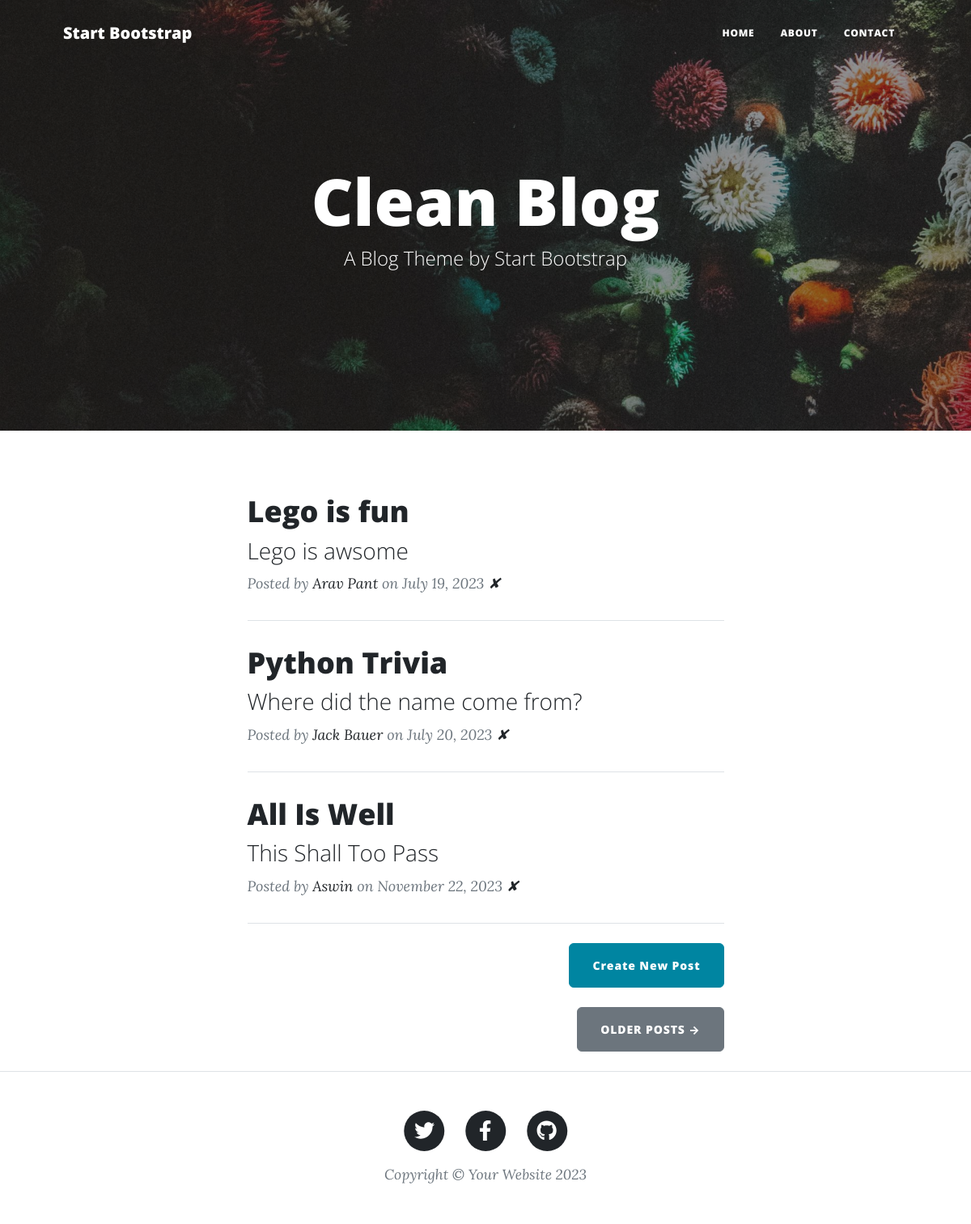
The page / on the database its author committed.
### main.py (models this page shows)
class BlogPost(db.Model):
    id = db.Column(db.Integer, primary_key=True)
    title = db.Column(db.String(250), unique=True, nullable=False)
    subtitle = db.Column(db.String(250), nullable=False)
    date = db.Column(db.String(250), nullable=False)
    body = db.Column(db.Text, nullable=False)
    author = db.Column(db.String(250), nullable=False)
    img_url = db.Column(db.String(250), nullable=False)

### main.py (the view)
@app.route('/')
def get_all_posts():
    result = db.session.execute(db.select(BlogPost))
    posts = result.scalars().all()
    return render_template("index.html", all_posts=posts)

### templates/index.html
{% include "header.html" %}
<header
  class="masthead"
  style="background-image: url('../static/assets/img/home-bg.jpg')"
>
  <div class="container position-relative px-4 px-lg-5">
    <div class="row gx-4 gx-lg-5 justify-content-center">
      <div class="col-md-10 col-lg-8 col-xl-7">
        <div class="site-heading">
          <h1>Clean Blog</h1>
          <span class="subheading">A Blog Theme by Start Bootstrap</span>
        </div>
      </div>
    </div>
  </div>
</header>
<div class="container px-4 px-lg-5">
  <div class="row gx-4 gx-lg-5 justify-content-center">
    <div class="col-md-10 col-lg-8 col-xl-7">
      {% for post in all_posts %}
      <div class="post-preview">
        <a href="{{ url_for('show_post', post_id=post.id) }}">
          <h2 class="post-title">{{ post.title }}</h2>
          <h3 class="post-subtitle">{{ post.subtitle }}</h3>
        </a>
        <p class="post-meta">
          Posted by
          <a href="#">{{post.author}}</a>
          on {{post.date}}
          <a href="{{url_for('delete_post', post_id=post.id) }}">✘</a>
        </p>
      </div>
      <hr class="my-4" />
      {% endfor %}
      <div class="d-flex justify-content-end mb-4">
        <a
          class="btn btn-primary float-right"
          href="{{url_for('add_new_post')}}"
          >Create New Post</a
        >
      </div>
      <div class="d-flex justify-content-end mb-4">
        <a class="btn btn-secondary text-uppercase" href="#!">Older Posts →</a>
      </div>
    </div>
  </div>
</div>
{% include "footer.html" %}

### templates/header.html (shortened to what this page needs)
<!DOCTYPE html>
<html lang="en">
  <head>
    {% block styles %}
    {{ bootstrap.load_css() }}
    <link
      href="{{ url_for('static', filename='css/styles.css') }}"
      rel="stylesheet"
    />
    {% endblock %}
  </head>
  <body>
    <nav class="navbar navbar-expand-lg navbar-light" id="mainNav">
      <div class="container px-4 px-lg-5">
        <a class="navbar-brand" href="/">Start Bootstrap</a>
        <div class="collapse navbar-collapse" id="navbarResponsive">
          <ul class="navbar-nav ms-auto py-4 py-lg-0">
            <li class="nav-item">
              <a
                class="nav-link px-lg-3 py-3 py-lg-4"
                href="{{ url_for('get_all_posts') }}"
                >Home</a
              >
            </li>
            <li class="nav-item">
              <a
                class="nav-link px-lg-3 py-3 py-lg-4"
                href="{{ url_for('about') }}"
                >About</a
              >
            </li>
            <li class="nav-item">
              <a
                class="nav-link px-lg-3 py-3 py-lg-4"
                href="{{ url_for('contact') }}"
                >Contact</a
              >
            </li>
          </ul>
        </div>
      </div>
    </nav>

### templates/footer.html (shortened to what this page needs)
        <footer class="border-top">
          <div class="container px-4 px-lg-5">
              <div class="row gx-4 gx-lg-5 justify-content-center">
                  <div class="col-md-10 col-lg-8 col-xl-7">
                      <ul class="list-inline text-center">
                          <li class="list-inline-item">
                              <a href="#!">
                                  <span class="fa-stack fa-lg">
                                      <i class="fas fa-circle fa-stack-2x"></i>
                                      <i class="fab fa-twitter fa-stack-1x fa-inverse"></i>
                                  </span>
                              </a>
                          </li>
                          <li class="list-inline-item">
                              <a href="#!">
                                  <span class="fa-stack fa-lg">
                                      <i class="fas fa-circle fa-stack-2x"></i>
                                      <i class="fab fa-facebook-f fa-stack-1x fa-inverse"></i>
                                  </span>
                              </a>
                          </li>
                          <li class="list-inline-item">
                              <a href="#!">
                                  <span class="fa-stack fa-lg">
                                      <i class="fas fa-circle fa-stack-2x"></i>
                                      <i class="fab fa-github fa-stack-1x fa-inverse"></i>
                                  </span>
                              </a>
                          </li>
                      </ul>
                      <div class="small text-center text-muted fst-italic">Copyright &copy; Your Website 2023</div>
                  </div>
              </div>
          </div>
      </footer>
  </body>
</html>

### rows shown on the page
BlogPost: title "Lego is fun", subtitle "Lego is awsome", author "Arav Pant", date "July 19, 2023"
BlogPost: title "Python Trivia", subtitle "Where did the name come from?", author "Jack Bauer", date "July 20, 2023"
BlogPost: title "All Is Well", subtitle "This Shall Too Pass", author "Aswin", date "November 22, 2023"
